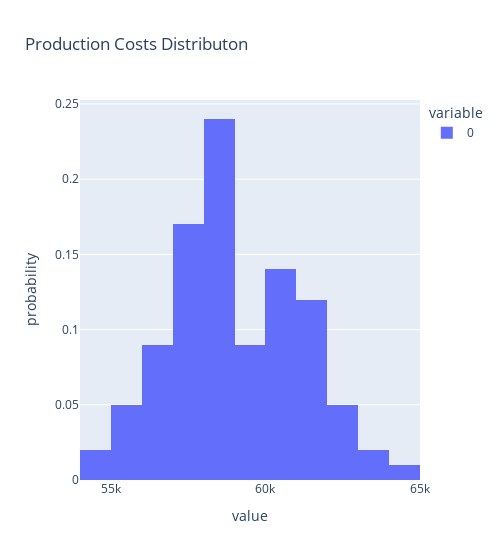

The code cell stored with this chart in its notebook:
### Code cell
# plot production costs distribution
px.histogram(production_costs, 
             histnorm = 'probability',
             width = 500,
             title="Production Costs Distributon")

### Figure 1 — Plotly figure (JSON) as saved in the notebook; plotly's stock layout.template omitted (floating-point values rounded to 4 significant figures)
{"data": [{"alignmentgroup": "True", "bingroup": "x", "histnorm": "probability", "hovertemplate": "variable=0<br>value=%{x}<br>probability=%{y}<extra></extra>", "legendgroup": "0", "marker": {"color": "#636efa", "pattern": {"shape": ""}}, "name": "0", "offsetgroup": "0", "orientation": "v", "showlegend": true, "type": "histogram", "x": [58510.0, 57750.0, 56540.0, 63740.0, 60420.0, 58050.0, 58430.0, 56440.0, 57610.0, 61110.0, 58840.0, 61290.0, 62600.0, 63290.0, 59750.0, 57050.0, 59460.0, 54740.0, 56400.0, 55940.0, 61150.0, 58980.0, 57550.0, 60600.0, 64740.0, 60660.0, 62110.0, 58790.0, 57810.0, 58090.0, 58270.0, 54940.0, 60020.0, 61110.0, 59000.0, 59550.0, 58610.0, 58370.0, 60040.0, 58450.0, 57980.0, 60070.0, 57400.0, 56110.0, 55890.0, 59850.0, 56290.0, 56900.0, 55260.0, 61730.0, 61210.0, 58750.0, 55150.0, 59720.0, 59090.0, 60640.0, 58520.0, 58730.0, 60520.0, 57170.0, 58320.0, 60050.0, 60010.0, 61760.0, 58570.0, 59270.0, 56610.0, 56790.0, 57640.0, 61530.0, 59280.0, 56690.0, 59270.0, 62330.0, 57370.0, 55550.0, 57420.0, 58350.0, 57710.0, 58950.0, 57170.0, 58290.0, 60900.0, 61230.0, 57380.0, 57600.0, 57650.0, 61830.0, 61000.0, 57880.0, 58390.0, 61950.0, 60990.0, 62170.0, 58610.0, 60120.0, 58990.0, 62150.0, 58650.0, 60370.0], "xaxis": "x", "yaxis": "y"}], "layout": {"barmode": "relative", "legend": {"title": {"text": "variable"}, "tracegroupgap": 0}, "title": {"text": "Production Costs Distributon"}, "width": 500, "xaxis": {"anchor": "y", "domain": [0, 1], "title": {"text": "value"}}, "yaxis": {"anchor": "x", "domain": [0, 1], "title": {"text": "probability"}}}}
